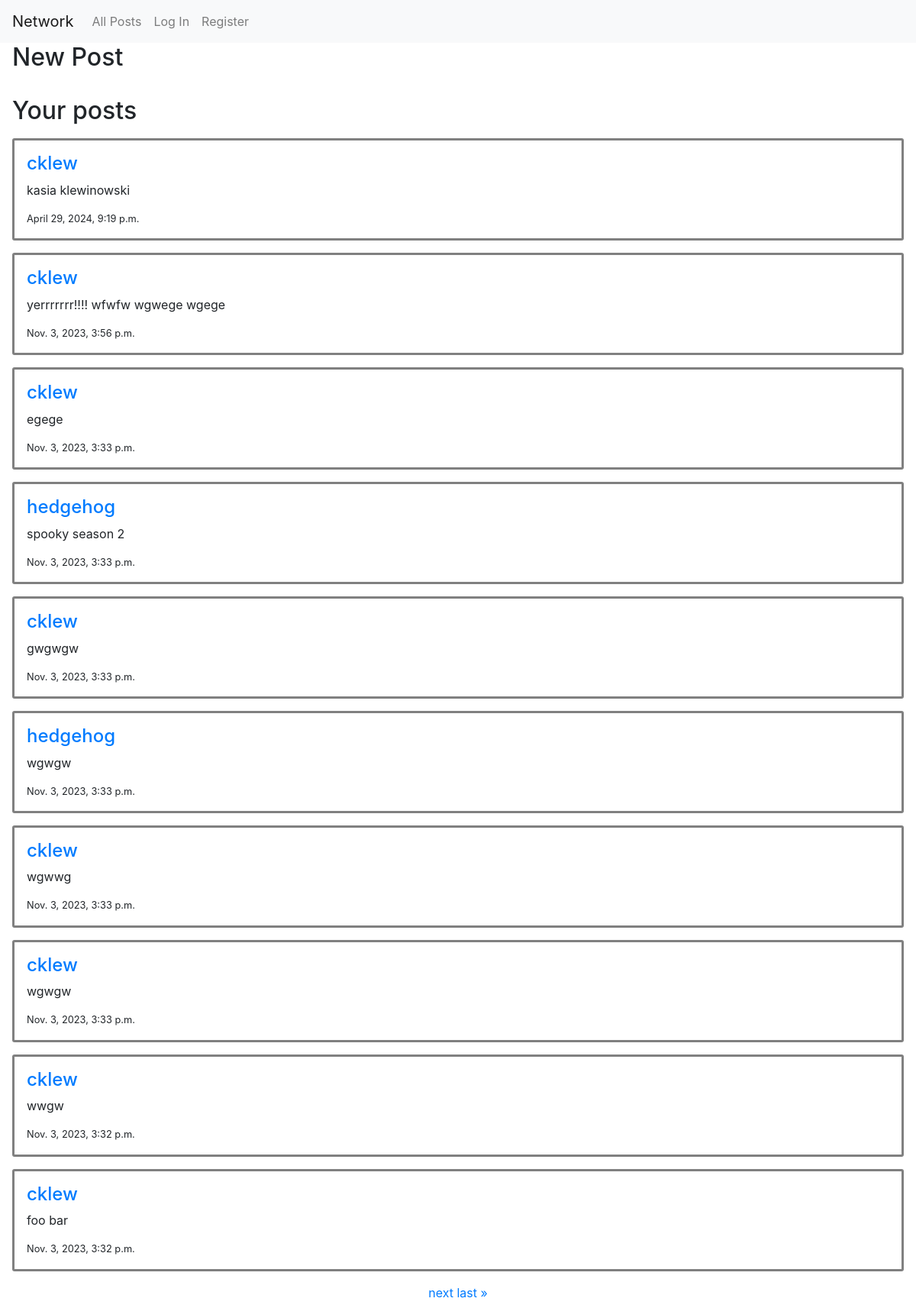
The page / on the database its author committed.
### network/models.py (models this page shows, shortened)
class Post(models.Model):
    text = models.CharField(max_length=240, blank=False)
    poster = models.ForeignKey(User, on_delete=models.CASCADE)
    created = models.DateTimeField(auto_now_add=True)
    updated = models.DateTimeField(auto_now=True, blank=True)

class User(AbstractUser):
    pass

### network/views.py (the view)
# urls.py: path("", views.index, name="index"),
def index(request):
    all = Post.objects.order_by('-created').all()
    posts = Paginator(all, 10)
    page_number = request.GET.get("page")
    page_obj = posts.get_page(page_number)
    return render(request, "network/index.html",{
        "posts":posts,
        "page_obj": page_obj
    })

### network/templates/network/index.html (shortened to what this page needs)
{% extends "network/layout.html" %}
{% block body %}
    <h2 class="mx-3">New Post</h2>
    <br>
    <h2 class="mx-3">Your posts</h2>
        {% for post in page_obj %}
        <div class="mx-3 my-3 d-flex flex-column post">
            <a href="{% url 'profile' post.poster %}"><h4>{{ post.poster }}</h4></a>
            <p id ="content_{{ post.id }}">{{ post.text }}</p>
            <small>{{ post.created }}</small>
        </div>
     {% endfor %}
     <div class="pagination d-flex justify-content-center my-2">
        <span class="step-links">
            {% if page_obj.has_next %}
                <a href="?page={{ page_obj.next_page_number }}">next</a>
                <a href="?page={{ page_obj.paginator.num_pages }}">last &raquo;</a>
        {% endif %}
        </span>
    </div>
{% endblock %}

### network/static/network/styles.css (style rules this page uses)
div.post { border-style: solid; border-color: gray; border-radius: 3px; padding: 1rem; }

### rows shown on the page
Post: poster "cklew", text "kasia klewinowski", created "April 29, 2024, 9:19 p.m."
Post: poster "cklew", text "yerrrrrrr!!!! wfwfw wgwege wgege", created "Nov. 3, 2023, 3:56 p.m."
Post: poster "cklew", text "egege", created "Nov. 3, 2023, 3:33 p.m."
Post: poster "hedgehog", text "spooky season 2", created "Nov. 3, 2023, 3:33 p.m."
Post: poster "cklew", text "gwgwgw", created "Nov. 3, 2023, 3:33 p.m."
Post: poster "hedgehog", text "wgwgw", created "Nov. 3, 2023, 3:33 p.m."
Post: poster "cklew", text "wgwwg", created "Nov. 3, 2023, 3:33 p.m."
Post: poster "cklew", text "wgwgw", created "Nov. 3, 2023, 3:33 p.m."
Post: poster "cklew", text "wwgw", created "Nov. 3, 2023, 3:32 p.m."
Post: poster "cklew", text "foo bar", created "Nov. 3, 2023, 3:32 p.m."
